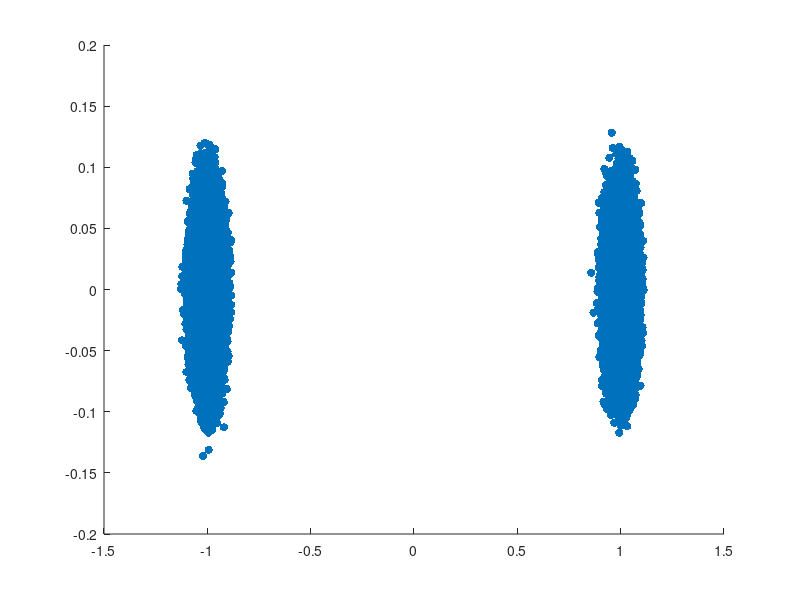

This figure's MATLAB source: (Note: this script raises an error after producing the figure.)
VERBOSE_FOR_DEMO_RUN = false;
d = 100; % Distance in meters
rng(0);


% ####################
% ### Task 1: P_rx ###
% ####################
if VERBOSE_FOR_DEMO_RUN
    fprintf('####################\n');
    fprintf('### Task 1: P_rx ###\n');
    fprintf('####################\n\n');
end

function [P_rx_W, P_rx_dBm] = ...
    calculate_received_power(d)
    % Constants
    c = 3e8; % Speed of light (m/s)

    % Tx Parameters
    f = 2.4e9; % Frequency (Hz)
    P_tx_dBm = 10; % Transmit power (dBm)
    P_tx = 10^(P_tx_dBm / 10) * 1e-3; % Transmit power (W)
    G_tx = 1; % Transmit antenna gain

    % Rx Parameters
    G_rx = 1; % Receive antenna gain

    % Calculate the wavelength
    lambda = c / f;

    % Received Power (dBm)
    P_rx_dBm = P_tx_dBm + 10 * log10(G_tx) + ...
        10 * log10(G_rx) + ...
        20 * log10(lambda / (4 * pi * d));

    % Convert dBm to Watts
    P_rx_W = 10^(P_rx_dBm / 10) * 1e-3;
end

[P_rx_W, P_rx_dBm] = calculate_received_power(d);

if VERBOSE_FOR_DEMO_RUN
    fprintf('At a distance of %f meters, the received power is %e W (%f dBm).\n\n', d, P_rx_W, P_rx_dBm);
end

% ##################################
% ### Task 2: Channel Generation ###
% ##################################
if VERBOSE_FOR_DEMO_RUN
    fprintf('##################################\n');
    fprintf('### Task 2: Channel Generation ###\n');
    fprintf('##################################\n\n');
end
function [h] = generate_channel()
    % get a, b from a Gaussian normal distribution
    a = randn;
    b = randn;

    % generate h
    h = a + 1i * b;
end
function [h_scaled] = generate_scaled_channel(P_rx_W)
    h = generate_channel();
    scale_factor = sqrt(P_rx_W / abs(h)^2);
    h_scaled = h * scale_factor;
end
h_scaled = generate_scaled_channel(P_rx_W);
if VERBOSE_FOR_DEMO_RUN
    fprintf('The scaled channel is: %e + %ei.\n\n', real(h_scaled), imag(h_scaled));
end

% ##########################
% ### Task 3: Modulation ###
% ##########################
if VERBOSE_FOR_DEMO_RUN
    fprintf('##########################\n');
    fprintf('### Task 3: Modulation ###\n');
    fprintf('##########################\n\n');
end
function [random_bits] = generate_random_bits(N)
    random_bits = randi([0, 1], 1, N);
end

function [symbols] = BPSK_modulate(bits)
    symbols = (-2) * bits + 1;

    % Normalize symbols
    expected_power = abs(-1)^2 * 0.5 + abs(1)^2 * 0.5;
    symbols = symbols / sqrt(expected_power);
end

function [symbols] = QPSK_modulate(bits)
    N = length(bits);
    symbols = zeros(1, N/2);
    for i = 1:2:N
        if bits(i) == 0 && bits(i+1) == 0
            symbols((i+1)/2) = 1 + 1i;
        elseif bits(i) == 0 && bits(i+1) == 1
            symbols((i+1)/2) = 1 - 1i;
        elseif bits(i) == 1 && bits(i+1) == 0
            symbols((i+1)/2) = -1 + 1i;
        else
            symbols((i+1)/2) = -1 - 1i;
        end
    end

    % Normalize symbols
    expected_power = abs(1 + 1i)^2;
    symbols = symbols / sqrt(expected_power);
end

function [symbols] = QAM16_modulate(bits)
    N = length(bits);
    symbols = zeros(1, N/4);
    
    for i = 1:4:N
        % Determine real part
        if bits(i) == 0 && bits(i+1) == 0
            real_part = 3;
        elseif bits(i) == 0 && bits(i+1) == 1
            real_part = 1;
        elseif bits(i) == 1 && bits(i+1) == 1
            real_part = -3;
        else % bits(i) == 1 && bits(i+1) == 0
            real_part = -1;
        end

        % Determine imaginary part
        if bits(i+2) == 0 && bits(i+3) == 0
            imag_part = 3;
        elseif bits(i+2) == 0 && bits(i+3) == 1
            imag_part = 1;
        elseif bits(i+2) == 1 && bits(i+3) == 1
            imag_part = -3;
        else % bits(i+2) == 1 && bits(i+3) == 0
            imag_part = -1;
        end

        % Store symbol
        symbols((i+3)/4) = real_part + 1i * imag_part;
    end

    % Normalize symbols
    expected_power = ( ...
        abs(-3 + 3i)^2 * 4 + ...
        abs(-3 + 1i)^2 * 8 + ...
        abs(-1 + 1i)^2 * 4 ...
    ) / 16;
    symbols = symbols / sqrt(expected_power);
end

function [symbols] = QAM64_modulate(bits)
    N = length(bits);
    symbols = zeros(1, N/6);

    for i=1:6:N

        % Get value represented by 6 bits
        value = 0;
        for j = 0:5
            value = value + bits(i+j) * 2^(5-j);
        end

        % Determine real and imaginary parts
        real_part = -floor(value / 8) * 2 + 7;
        imag_part = -mod(value, 8) * 2 + 7;

        % Store symbol
        symbols((i+5)/6) = real_part + 1i * imag_part;
    end

    % Normalize symbols
    sample_symbols = zeros(1, 64);
    for i = 1:8
        for j = 1:8
            sample_symbols((i-1)*8 + j) = (2*i - 9) + 1i * (2*j - 9);
        end
    end
    expected_power = sum(abs(sample_symbols).^2) / 64;
    symbols = symbols / sqrt(expected_power);
end

function [average_power] = calculate_average_power(symbols)
    average_power = mean(abs(symbols).^2);
end

N = 300000; % Number of bits
bits = generate_random_bits(N);
symbols_BPSK = BPSK_modulate(bits);
symbols_QPSK = QPSK_modulate(bits);
symbols_QAM16 = QAM16_modulate(bits);
symbols_QAM64 = QAM64_modulate(bits);

if VERBOSE_FOR_DEMO_RUN
    fprintf('First 12 bits of the random bits: %s\n', num2str(bits(1:12)));
    fprintf('First 12 BPSK symbols: %s\n', num2str(symbols_BPSK(1:12)));
    fprintf('First 6 QPSK symbols: %s\n', num2str(symbols_QPSK(1:6)));
    fprintf('First 3 QAM16 symbols: %s\n', num2str(symbols_QAM16(1:3)));
    fprintf('First 2 QAM64 symbols: %s\n\n', num2str(symbols_QAM64(1:2)));
end

average_power_BPSK = calculate_average_power(symbols_BPSK);
average_power_QPSK = calculate_average_power(symbols_QPSK);
average_power_QAM16 = calculate_average_power(symbols_QAM16);
average_power_QAM64 = calculate_average_power(symbols_QAM64);

% #####################################
% ### Task 4: Transmit over the Air ###
% #####################################
if VERBOSE_FOR_DEMO_RUN
    fprintf('#####################################\n');
    fprintf('### Task 4: Transmit over the Air ###\n');
    fprintf('#####################################\n\n');
end
function [noise] = generate_noise(N, noise_power_dBm)
    noise_power_W = 10^(noise_power_dBm / 10) * 1e-3;
    noise = zeros(1, N);
    for i = 1:N
        a = randn * sqrt(noise_power_W / 2);
        b = randn * sqrt(noise_power_W / 2);
        noise(i) = a + 1i * b;
    end
end

function [received_symbols] = transmit_symbol(symbols, h, noise)
    K = length(symbols);
    received_symbols = h * symbols + noise(1:K);
end

noise_power_dBm = -90; % Noise power in dBm
noise_power_W = 10^(noise_power_dBm / 10) * 1e-3;
noise = generate_noise(N, noise_power_dBm);

received_symbols_BPSK = transmit_symbol(symbols_BPSK, h_scaled, noise);
received_symbols_QPSK = transmit_symbol(symbols_QPSK, h_scaled, noise);
received_symbols_QAM16 = transmit_symbol(symbols_QAM16, h_scaled, noise);
received_symbols_QAM64 = transmit_symbol(symbols_QAM64, h_scaled, noise);

if VERBOSE_FOR_DEMO_RUN
    fprintf('First 3 received BPSK symbols: %s\n', num2str(received_symbols_BPSK(1:3)));
    fprintf('First 3 received QPSK symbols: %s\n', num2str(received_symbols_QPSK(1:3)));
    fprintf('First 3 received QAM16 symbols: %s\n', num2str(received_symbols_QAM16(1:3)));
    fprintf('First 3 received QAM64 symbols: %s\n\n', num2str(received_symbols_QAM64(1:3)));
end

% #######################################
% ### Task 5: Decode and Demodulation ###
% #######################################
if VERBOSE_FOR_DEMO_RUN
    fprintf('#######################################\n');
    fprintf('### Task 5: Decode and Demodulation ###\n');
    fprintf('#######################################\n\n');
end
function [bits, symbols] = BPSK_demodulate(received_symbols, h)
    symbols = received_symbols / h;
    bits = symbols < 0;
end

function [bits, symbols] = QPSK_demodulate(received_symbols, h)
    symbols = received_symbols / h;
    bits = zeros(1, 2 * length(symbols));
    for i = 1:length(symbols)
        if imag(symbols(i)) > 0
            bits(2*i) = 0;
        else
            bits(2*i) = 1;
        end

        if real(symbols(i)) > 0
            bits(2*i - 1) = 0;
        else
            bits(2*i - 1) = 1;
        end
    end
end

function [bits, symbols] = QAM16_demodulate(received_symbols, h)
    symbols = received_symbols / h;
    constellations = [ ...
        -3+3i, -1+3i, 1+3i, 3+3i, ...
        -3+1i, -1+1i, 1+1i, 3+1i, ...
        -3-1i, -1-1i, 1-1i, 3-1i, ...
        -3-3i, -1-3i, 1-3i, 3-3i ...
    ];
    normalized_constellations = constellations / sqrt(mean(abs(constellations).^2));
    bits_of_constellations = [ ...
        1 1 0 0; 1 0 0 0; 0 1 0 0; 0 0 0 0; ...
        1 1 0 1; 1 0 0 1; 0 1 0 1; 0 0 0 1; ...
        1 1 1 0; 1 0 1 0; 0 1 1 0; 0 0 1 0; ...
        1 1 1 1; 1 0 1 1; 0 1 1 1; 0 0 1 1 ...
    ];
    bits = zeros(1, 4 * length(symbols));
    for i = 1:length(symbols)
        distances = abs(symbols(i) - normalized_constellations);
        [~, index] = min(distances);
        bits((i-1)*4 + 1:i*4) = bits_of_constellations(index, :);
    end
end

function [bits, symbols] = QAM64_demodulate(received_symbols, h)
    symbols = received_symbols / h;
    constellations = zeros(1, 64);
    for i = 1:8
        for j = 1:8
            constellations((i-1)*8 + j) = (2*j - 9) + 1i * (-2*i + 9);
        end
    end
    normalized_constellations = constellations / sqrt(mean(abs(constellations).^2));
    bits_of_constellations = zeros(64, 6);
    for i = 1:8
        for j = 1:8
            index = (i-1)*8 + j;
            value = (8 - j) * 8 + (i - 1);
            for k = 1:6
                bits_of_constellations(index, k) = mod(floor(value / 2^(6-k)), 2);
            end
        end
    end
    
    bits = zeros(1, 6 * length(symbols));
    for i = 1:length(symbols)
        distances = abs(symbols(i) - normalized_constellations);
        [~, index] = min(distances);
        bits((i-1)*6 + 1:i*6) = bits_of_constellations(index, :);
    end
end

[bits_BPSK, symbols_BPSK_prime] = BPSK_demodulate(received_symbols_BPSK, h_scaled);
[bits_QPSK, symbols_QPSK_prime] = QPSK_demodulate(received_symbols_QPSK, h_scaled);
[bits_QAM16, symbols_QAM16_prime] = QAM16_demodulate(received_symbols_QAM16, h_scaled);
[bits_QAM64, symbols_QAM64_prime] = QAM64_demodulate(received_symbols_QAM64, h_scaled);

if VERBOSE_FOR_DEMO_RUN
    fprintf('First 10 demodulated BPSK bits: %s\n', num2str(bits_BPSK(1:10)));
    fprintf('First 10 demodulated QPSK bits: %s\n', num2str(bits_QPSK(1:10)));
    fprintf('First 10 demodulated QAM16 bits: %s\n', num2str(bits_QAM16(1:10)));
    fprintf('First 10 demodulated QAM64 bits: %s\n\n', num2str(bits_QAM64(1:10)));
end

% #############################
% ### Task 6: Calculate SNR ###
% #############################
if VERBOSE_FOR_DEMO_RUN
    fprintf('#############################\n');
    fprintf('### Task 6: Calculate SNR ###\n');
    fprintf('#############################\n\n');
end
empirical_noise_BPSK = symbols_BPSK_prime - symbols_BPSK;
empirical_noise_QPSK = symbols_QPSK_prime - symbols_QPSK;
empirical_noise_QAM16 = symbols_QAM16_prime - symbols_QAM16;
empirical_noise_QAM64 = symbols_QAM64_prime - symbols_QAM64;

average_power_empirical_noise_BPSK_W = mean(abs(empirical_noise_BPSK).^2);
average_power_empirical_noise_QPSK_W = mean(abs(empirical_noise_QPSK).^2);
average_power_empirical_noise_QAM16_W = mean(abs(empirical_noise_QAM16).^2);
average_power_empirical_noise_QAM64_W = mean(abs(empirical_noise_QAM64).^2);
if VERBOSE_FOR_DEMO_RUN
    fprintf('Average power of BPSK empirical noise: %e W.\n', average_power_empirical_noise_BPSK_W);
    fprintf('Average power of QPSK empirical noise: %e W.\n', average_power_empirical_noise_QPSK_W);
    fprintf('Average power of QAM16 empirical noise: %e W.\n', average_power_empirical_noise_QAM16_W);
    fprintf('Average power of QAM64 empirical noise: %e W.\n\n', average_power_empirical_noise_QAM64_W);
end

average_power_empirical_noise_BPSK_dBm = 10 * log10(average_power_empirical_noise_BPSK_W * 1e3);
average_power_empirical_noise_QPSK_dBm = 10 * log10(average_power_empirical_noise_QPSK_W * 1e3);
average_power_empirical_noise_QAM16_dBm = 10 * log10(average_power_empirical_noise_QAM16_W * 1e3);
average_power_empirical_noise_QAM64_dBm = 10 * log10(average_power_empirical_noise_QAM64_W * 1e3);
if VERBOSE_FOR_DEMO_RUN
    fprintf('Average power of BPSK empirical noise: %f dBm.\n', average_power_empirical_noise_BPSK_dBm);
    fprintf('Average power of QPSK empirical noise: %f dBm.\n', average_power_empirical_noise_QPSK_dBm);
    fprintf('Average power of QAM16 empirical noise: %f dBm.\n', average_power_empirical_noise_QAM16_dBm);
    fprintf('Average power of QAM64 empirical noise: %f dBm.\n\n', average_power_empirical_noise_QAM64_dBm);
end

SNR_BPSK_W = average_power_BPSK / average_power_empirical_noise_BPSK_W;
SNR_QPSK_W = average_power_QPSK / average_power_empirical_noise_QPSK_W;
SNR_QAM16_W = average_power_QAM16 / average_power_empirical_noise_QAM16_W;
SNR_QAM64_W = average_power_QAM64 / average_power_empirical_noise_QAM64_W;
if VERBOSE_FOR_DEMO_RUN
    fprintf('SNR of BPSK: %f.\n', SNR_BPSK_W);
    fprintf('SNR of QPSK: %f.\n', SNR_QPSK_W);
    fprintf('SNR of QAM16: %f.\n', SNR_QAM16_W);
    fprintf('SNR of QAM64: %f.\n\n', SNR_QAM64_W);
end

SNR_BPSK_dB = 10 * log10(SNR_BPSK_W);
SNR_QPSK_dB = 10 * log10(SNR_QPSK_W);
SNR_QAM16_dB = 10 * log10(SNR_QAM16_W);
SNR_QAM64_dB = 10 * log10(SNR_QAM64_W);
if VERBOSE_FOR_DEMO_RUN
    fprintf('SNR of BPSK: %f dB.\n', SNR_BPSK_dB);
    fprintf('SNR of QPSK: %f dB.\n', SNR_QPSK_dB);
    fprintf('SNR of QAM16: %f dB.\n', SNR_QAM16_dB);
    fprintf('SNR of QAM64: %f dB.\n\n', SNR_QAM64_dB);
end

theoretical_SNR_W = P_rx_W - noise_power_W;
theoretical_SNR_dB = 10 * log10(theoretical_SNR_W);
if VERBOSE_FOR_DEMO_RUN
    fprintf('Theoretical SNR: %e W (%f dB).\n\n', theoretical_SNR_W, theoretical_SNR_dB);
end

% ####################################
% ### Task 7: Calculate Throughput ###
% ####################################
if VERBOSE_FOR_DEMO_RUN
    fprintf('####################################\n');
    fprintf('### Task 7: Calculate Throughput ###\n');
    fprintf('####################################\n\n');
end
function [PDR] = calculate_PDR(bits, bits_prime, pkt_size_bit)
    N = length(bits);
    errors = bits ~= bits_prime;
    success_pkt = 0;
    for i = 1:pkt_size_bit:N
        if sum(errors(i:i+pkt_size_bit-1)) == 0
            success_pkt = success_pkt + 1;
        end
    end
    PDR = success_pkt / (N / pkt_size_bit);
end

sample_duration_s = 3.2e-6;
pkt_size_byte = 500;
pkt_size_bit = pkt_size_byte * 8;
empirical_bit_err_rate_BPSK = sum(bits_BPSK ~= bits) / N;
empirical_bit_err_rate_QPSK = sum(bits_QPSK ~= bits) / N;
empirical_bit_err_rate_QAM16 = sum(bits_QAM16 ~= bits) / N;
empirical_bit_err_rate_QAM64 = sum(bits_QAM64 ~= bits) / N;
if VERBOSE_FOR_DEMO_RUN
    fprintf('Empirical bit error rate of BPSK: %e.\n', empirical_bit_err_rate_BPSK);
    fprintf('Empirical bit error rate of QPSK: %e.\n', empirical_bit_err_rate_QPSK);
    fprintf('Empirical bit error rate of QAM16: %e.\n', empirical_bit_err_rate_QAM16);
    fprintf('Empirical bit error rate of QAM64: %e.\n\n', empirical_bit_err_rate_QAM64);
end

theoretical_PDR_BPSK = (1 - empirical_bit_err_rate_BPSK) ^ pkt_size_bit;
theoretical_PDR_QPSK = (1 - empirical_bit_err_rate_QPSK) ^ pkt_size_bit;
theoretical_PDR_QAM16 = (1 - empirical_bit_err_rate_QAM16) ^ pkt_size_bit;
theoretical_PDR_QAM64 = (1 - empirical_bit_err_rate_QAM64) ^ pkt_size_bit;
if VERBOSE_FOR_DEMO_RUN
    fprintf('Theoretical packet delivery rate of BPSK: %e.\n', theoretical_PDR_BPSK);
    fprintf('Theoretical packet delivery rate of QPSK: %e.\n', theoretical_PDR_QPSK);
    fprintf('Theoretical packet delivery rate of QAM16: %e.\n', theoretical_PDR_QAM16);
    fprintf('Theoretical packet delivery rate of QAM64: %e.\n\n', theoretical_PDR_QAM64);
end

empirical_PDR_BPSK = calculate_PDR(bits, bits_BPSK, pkt_size_bit);
empirical_PDR_QPSK = calculate_PDR(bits, bits_QPSK, pkt_size_bit);
empirical_PDR_QAM16 = calculate_PDR(bits, bits_QAM16, pkt_size_bit);
empirical_PDR_QAM64 = calculate_PDR(bits, bits_QAM64, pkt_size_bit);
if VERBOSE_FOR_DEMO_RUN
    fprintf('Empirical packet delivery rate of BPSK: %f.\n', empirical_PDR_BPSK);
    fprintf('Empirical packet delivery rate of QPSK: %f.\n', empirical_PDR_QPSK);
    fprintf('Empirical packet delivery rate of QAM16: %f.\n', empirical_PDR_QAM16);
    fprintf('Empirical packet delivery rate of QAM64: %f.\n\n', empirical_PDR_QAM64);
end

% N: number of bits
% total_bits_transferred = N * theoretical_PDR;
% total_time_s = sample_duration_s * (N / bits_per_sample);
% throughput = total_bits_transferred / total_time_s;
%            = N * theoretical_PDR / (sample_duration_s * (N / bits_per_sample));
%            = theoretical_PDR * bits_per_sample / sample_duration_s;
theoretical_throughput_BPSK = theoretical_PDR_BPSK * 1 / sample_duration_s;
theoretical_throughput_QPSK = theoretical_PDR_QPSK * 2 / sample_duration_s;
theoretical_throughput_QAM16 = theoretical_PDR_QAM16 * 4 / sample_duration_s;
theoretical_throughput_QAM64 = theoretical_PDR_QAM64 * 6 / sample_duration_s;
if VERBOSE_FOR_DEMO_RUN
    fprintf('Theoretical throughput of BPSK: %e bps.\n', theoretical_throughput_BPSK);
    fprintf('Theoretical throughput of QPSK: %e bps.\n', theoretical_throughput_QPSK);
    fprintf('Theoretical throughput of QAM16: %e bps.\n', theoretical_throughput_QAM16);
    fprintf('Theoretical throughput of QAM64: %e bps.\n\n', theoretical_throughput_QAM64);
end

empirical_throughput_BPSK = empirical_PDR_BPSK * 1 / sample_duration_s;
empirical_throughput_QPSK = empirical_PDR_QPSK * 2 / sample_duration_s;
empirical_throughput_QAM16 = empirical_PDR_QAM16 * 4 / sample_duration_s;
empirical_throughput_QAM64 = empirical_PDR_QAM64 * 6 / sample_duration_s;
if VERBOSE_FOR_DEMO_RUN
    fprintf('Empirical throughput of BPSK: %e bps.\n', empirical_throughput_BPSK);
    fprintf('Empirical throughput of QPSK: %e bps.\n', empirical_throughput_QPSK);
    fprintf('Empirical throughput of QAM16: %e bps.\n', empirical_throughput_QAM16);
    fprintf('Empirical throughput of QAM64: %e bps.\n\n', empirical_throughput_QAM64);
end

modulation_schemes = {'BPSK', 'QPSK', 'QAM16', 'QAM64'};
empirical_throughputs = [empirical_throughput_BPSK, empirical_throughput_QPSK, empirical_throughput_QAM16, empirical_throughput_QAM64];
[best_throughput, best_scheme_index] = max(empirical_throughputs);
best_scheme = modulation_schemes{best_scheme_index};
if VERBOSE_FOR_DEMO_RUN
    fprintf('Given a distance of %f meters, the best modulation scheme is %s with an empirical throughput of %e bps.\n\n', d, best_scheme, best_throughput);
end

% ############################
% ### Task 8: Plot Figures ###
% ############################
if VERBOSE_FOR_DEMO_RUN
    fprintf('############################\n');
    fprintf('### Task 8: Plot Figures ###\n');
    fprintf('############################\n\n');
end
function plot_constellation(symbols, title_str)
    figure;
    sc = scatter(real(symbols), imag(symbols), 'filled');
    sc.SizeData = 10;
    title(title_str);
    xlabel('Real');
    ylabel('Imaginary');
    grid on;
    axis equal;
    saveas(gcf, sprintf('pics/%s.png', strrep(title_str, ' ', '_')));
    fprintf('The plot has been saved as "pics/%s.png".\n', strrep(title_str, ' ', '_'));
end

% BPSK with 40m
d = 40;
[P_rx_W, ~] = calculate_received_power(d);
h_scaled = generate_scaled_channel(P_rx_W);
received_symbols_BPSK = transmit_symbol(symbols_BPSK, h_scaled, noise);
[bits_BPSK, symbols_BPSK_prime] = BPSK_demodulate(received_symbols_BPSK, h_scaled);
plot_constellation(symbols_BPSK_prime, 'BPSK Constellation with 40m');

% QPSK with 20m
d = 20;
[P_rx_W, ~] = calculate_received_power(d);
h_scaled = generate_scaled_channel(P_rx_W);
received_symbols_QPSK = transmit_symbol(symbols_QPSK, h_scaled, noise);
[bits_QPSK, symbols_QPSK_prime] = QPSK_demodulate(received_symbols_QPSK, h_scaled);
plot_constellation(symbols_QPSK_prime, 'QPSK Constellation with 20m');

% QAM16 with 10m
d = 10;
[P_rx_W, ~] = calculate_received_power(d);
h_scaled = generate_scaled_channel(P_rx_W);
received_symbols_QAM16 = transmit_symbol(symbols_QAM16, h_scaled, noise);
[bits_QAM16, symbols_QAM16_prime] = QAM16_demodulate(received_symbols_QAM16, h_scaled);
plot_constellation(symbols_QAM16_prime, 'QAM16 Constellation with 10m');

% QAM64 with 5m
d = 5;
[P_rx_W, ~] = calculate_received_power(d);
h_scaled = generate_scaled_channel(P_rx_W);
received_symbols_QAM64 = transmit_symbol(symbols_QAM64, h_scaled, noise);
[bits_QAM64, symbols_QAM64_prime] = QAM64_demodulate(received_symbols_QAM64, h_scaled);
plot_constellation(symbols_QAM64_prime, 'QAM64 Constellation with 5m');

% Throughput vs. Distance
function plot_throughput_vs_distance( ...
    BPSK_distance_vs_throughput, ...
    QPSK_distance_vs_throughput, ...
    QAM16_distance_vs_throughput, ...
    QAM64_distance_vs_throughput ...
)
    figure;
    hold on;
    plot(BPSK_distance_vs_throughput(:, 1), BPSK_distance_vs_throughput(:, 2), 'r', 'DisplayName', 'BPSK');
    plot(QPSK_distance_vs_throughput(:, 1), QPSK_distance_vs_throughput(:, 2), 'g', 'DisplayName', 'QPSK');
    plot(QAM16_distance_vs_throughput(:, 1), QAM16_distance_vs_throughput(:, 2), 'b', 'DisplayName', 'QAM16');
    plot(QAM64_distance_vs_throughput(:, 1), QAM64_distance_vs_throughput(:, 2), 'm', 'DisplayName', 'QAM64');
    hold off;
    title('Throughput vs. Distance');
    xlabel('Distance (m)');
    ylabel('Throughput (bps)');
    legend;
    grid on;
    saveas(gcf, 'pics/throughput_vs_distance.png');
    fprintf('The plot has been saved as "pics/throughput_vs_distance.png".\n');
end

BPSK_distance_vs_throughput = zeros(12, 2);
QPSK_distance_vs_throughput = zeros(12, 2);
QAM16_distance_vs_throughput = zeros(12, 2);
QAM64_distance_vs_throughput = zeros(12, 2);

% variables to output
% P_rx derived from the path loss model
P_rx_W_for_d = zeros(12, 1);
P_rx_dBm_for_d = zeros(12, 1);
% Empirical and theoretical noise power, SNR and SNR_dB for each modulation scheme
empirical_noise_power_BPSK_for_d = zeros(12, 1);
empirical_noise_power_QPSK_for_d = zeros(12, 1);
empirical_noise_power_QAM16_for_d = zeros(12, 1);
empirical_noise_power_QAM64_for_d = zeros(12, 1);
empirical_noise_power_BPSK_dBm_for_d = zeros(12, 1);
empirical_noise_power_QPSK_dBm_for_d = zeros(12, 1);
empirical_noise_power_QAM16_dBm_for_d = zeros(12, 1);
empirical_noise_power_QAM64_dBm_for_d = zeros(12, 1);
SNR_BPSK_for_d = zeros(12, 1);
SNR_QPSK_for_d = zeros(12, 1);
SNR_QAM16_for_d = zeros(12, 1);
SNR_QAM64_for_d = zeros(12, 1);
SNR_BPSK_dB_for_d = zeros(12, 1);
SNR_QPSK_dB_for_d = zeros(12, 1);
SNR_QAM16_dB_for_d = zeros(12, 1);
SNR_QAM64_dB_for_d = zeros(12, 1);
% Empirical BER
empirical_BER_BPSK_for_d = zeros(12, 1);
empirical_BER_QPSK_for_d = zeros(12, 1);
empirical_BER_QAM16_for_d = zeros(12, 1);
empirical_BER_QAM64_for_d = zeros(12, 1);
% Empirical and theoretical throughput
empirical_throughput_BPSK_for_d = zeros(12, 1);
empirical_throughput_QPSK_for_d = zeros(12, 1);
empirical_throughput_QAM16_for_d = zeros(12, 1);
empirical_throughput_QAM64_for_d = zeros(12, 1);
theoretical_throughput_BPSK_for_d = zeros(12, 1);
theoretical_throughput_QPSK_for_d = zeros(12, 1);
theoretical_throughput_QAM16_for_d = zeros(12, 1);
theoretical_throughput_QAM64_for_d = zeros(12, 1);
% Optimal modulation scheme
optimal_modulation_scheme_for_d = strings(12, 1);
% Distance for each d
d_for_d = zeros(12, 1);

for d = 50:50:600
    d_index = d / 50;
    % d_for_d
    d_for_d(d_index) = d;

    [P_rx_W, P_rx_dBm] = calculate_received_power(d);
    
    % P_rx
    P_rx_W_for_d(d_index) = P_rx_W;
    P_rx_dBm_for_d(d_index) = P_rx_dBm;

    h_scaled = generate_scaled_channel(P_rx_W);

    % BPSK
    received_symbols_BPSK = transmit_symbol(symbols_BPSK, h_scaled, noise);
    [bits_BPSK, symbols_BPSK_prime] = BPSK_demodulate(received_symbols_BPSK, h_scaled);
    empirical_PDR_BPSK = calculate_PDR(bits, bits_BPSK, pkt_size_bit);
    empirical_throughput_BPSK = empirical_PDR_BPSK * 1 / sample_duration_s;
    BPSK_distance_vs_throughput(d/50, :) = [d, empirical_throughput_BPSK];
    % noise power
    empirical_noise_power_BPSK_for_d(d_index) = mean(abs(symbols_BPSK_prime - symbols_BPSK).^2);
    empirical_noise_power_BPSK_dBm_for_d(d_index) = 10 * log10(empirical_noise_power_BPSK_for_d(d_index) * 1e3);
    % SNR
    SNR_BPSK_for_d(d_index) = average_power_BPSK / empirical_noise_power_BPSK_for_d(d_index);
    SNR_BPSK_dB_for_d(d_index) = 10 * log10(SNR_BPSK_for_d(d_index));
    % BER
    empirical_BER_BPSK_for_d(d_index) = sum(bits_BPSK ~= bits) / N;
    % Throughput
    empirical_throughput_BPSK_for_d(d_index) = empirical_throughput_BPSK;
    theoretical_PDR = (1 - empirical_BER_BPSK_for_d(d_index)) ^ pkt_size_bit;
    theoretical_throughput_BPSK_for_d(d_index) = theoretical_PDR * 1 / sample_duration_s;

    % QPSK
    received_symbols_QPSK = transmit_symbol(symbols_QPSK, h_scaled, noise);
    [bits_QPSK, symbols_QPSK_prime] = QPSK_demodulate(received_symbols_QPSK, h_scaled);
    empirical_PDR_QPSK = calculate_PDR(bits, bits_QPSK, pkt_size_bit);
    empirical_throughput_QPSK = empirical_PDR_QPSK * 2 / sample_duration_s;
    QPSK_distance_vs_throughput(d/50, :) = [d, empirical_throughput_QPSK];
    % noise power
    empirical_noise_power_QPSK_for_d(d_index) = mean(abs(symbols_QPSK_prime - symbols_QPSK).^2);
    empirical_noise_power_QPSK_dBm_for_d(d_index) = 10 * log10(empirical_noise_power_QPSK_for_d(d_index) * 1e3);
    % SNR
    SNR_QPSK_for_d(d_index) = average_power_QPSK / empirical_noise_power_QPSK_for_d(d_index);
    SNR_QPSK_dB_for_d(d_index) = 10 * log10(SNR_QPSK_for_d(d_index));
    % BER
    empirical_BER_QPSK_for_d(d_index) = sum(bits_QPSK ~= bits) / N;
    % Throughput
    empirical_throughput_QPSK_for_d(d_index) = empirical_throughput_QPSK;
    theoretical_PDR = (1 - empirical_BER_QPSK_for_d(d_index)) ^ pkt_size_bit;
    theoretical_throughput_QPSK_for_d(d_index) = theoretical_PDR * 2 / sample_duration_s;

    % QAM16
    received_symbols_QAM16 = transmit_symbol(symbols_QAM16, h_scaled, noise);
    [bits_QAM16, symbols_QAM16_prime] = QAM16_demodulate(received_symbols_QAM16, h_scaled);
    empirical_PDR_QAM16 = calculate_PDR(bits, bits_QAM16, pkt_size_bit);
    empirical_throughput_QAM16 = empirical_PDR_QAM16 * 4 / sample_duration_s;
    QAM16_distance_vs_throughput(d/50, :) = [d, empirical_throughput_QAM16];
    % noise power
    empirical_noise_power_QAM16_for_d(d_index) = mean(abs(symbols_QAM16_prime - symbols_QAM16).^2);
    empirical_noise_power_QAM16_dBm_for_d(d_index) = 10 * log10(empirical_noise_power_QAM16_for_d(d_index) * 1e3);
    % SNR
    SNR_QAM16_for_d(d_index) = average_power_QAM16 / empirical_noise_power_QAM16_for_d(d_index);
    SNR_QAM16_dB_for_d(d_index) = 10 * log10(SNR_QAM16_for_d(d_index));
    % BER
    empirical_BER_QAM16_for_d(d_index) = sum(bits_QAM16 ~= bits) / N;
    % Throughput
    empirical_throughput_QAM16_for_d(d_index) = empirical_throughput_QAM16;
    theoretical_PDR = (1 - empirical_BER_QAM16_for_d(d_index)) ^ pkt_size_bit;
    theoretical_throughput_QAM16_for_d(d_index) = theoretical_PDR * 4 / sample_duration_s;

    % QAM64
    received_symbols_QAM64 = transmit_symbol(symbols_QAM64, h_scaled, noise);
    [bits_QAM64, symbols_QAM64_prime] = QAM64_demodulate(received_symbols_QAM64, h_scaled);
    empirical_PDR_QAM64 = calculate_PDR(bits, bits_QAM64, pkt_size_bit);
    empirical_throughput_QAM64 = empirical_PDR_QAM64 * 6 / sample_duration_s;
    QAM64_distance_vs_throughput(d/50, :) = [d, empirical_throughput_QAM64];
    % noise power
    empirical_noise_power_QAM64_for_d(d_index) = mean(abs(symbols_QAM64_prime - symbols_QAM64).^2);
    empirical_noise_power_QAM64_dBm_for_d(d_index) = 10 * log10(empirical_noise_power_QAM64_for_d(d_index) * 1e3);
    % SNR
    SNR_QAM64_for_d(d_index) = average_power_QAM64 / empirical_noise_power_QAM64_for_d(d_index);
    SNR_QAM64_dB_for_d(d_index) = 10 * log10(SNR_QAM64_for_d(d_index));
    % BER
    empirical_BER_QAM64_for_d(d_index) = sum(bits_QAM64 ~= bits) / N;
    % Throughput
    empirical_throughput_QAM64_for_d(d_index) = empirical_throughput_QAM64;
    theoretical_PDR = (1 - empirical_BER_QAM64_for_d(d_index)) ^ pkt_size_bit;
    theoretical_throughput_QAM64_for_d(d_index) = theoretical_PDR * 6 / sample_duration_s;

    % Optimal modulation scheme
    empirical_throughputs = [empirical_throughput_BPSK_for_d(d_index), empirical_throughput_QPSK_for_d(d_index), empirical_throughput_QAM16_for_d(d_index), empirical_throughput_QAM64_for_d(d_index)];
    [best_throughput, best_scheme_index] = max(empirical_throughputs);
    modulation_schemes = {'BPSK', 'QPSK', 'QAM16', 'QAM64'};
    optimal_modulation_scheme_for_d(d_index) = modulation_schemes{best_scheme_index};
end

plot_throughput_vs_distance( ...
    BPSK_distance_vs_throughput, ...
    QPSK_distance_vs_throughput, ...
    QAM16_distance_vs_throughput, ...
    QAM64_distance_vs_throughput ...
);

% Print required variables
fprintf('\n');
fprintf('| Distance (m) | P_rx (W) | P_rx (dBm) |\n');
fprintf('| --- | --- | --- |\n');
for i = 1:12
    fprintf('| %d | %e | %f |\n', d_for_d(i), P_rx_W_for_d(i), P_rx_dBm_for_d(i));
end

fprintf('\n')
fprintf('| Distance (m) | Empirical Noise Power BPSK (W) | Empirical Noise Power QPSK (W) | Empirical Noise Power QAM16 (W) | Empirical Noise Power QAM64 (W) |\n');
fprintf('| --- | --- | --- | --- | --- |\n');
for i = 1:12
    fprintf('| %d | %e | %e | %e | %e |\n', d_for_d(i), empirical_noise_power_BPSK_for_d(i), empirical_noise_power_QPSK_for_d(i), empirical_noise_power_QAM16_for_d(i), empirical_noise_power_QAM64_for_d(i));
end

fprintf('\n')
fprintf('| Distance (m) | Empirical Noise Power BPSK (dBm) | Empirical Noise Power QPSK (dBm) | Empirical Noise Power QAM16 (dBm) | Empirical Noise Power QAM64 (dBm) |\n');
fprintf('| --- | --- | --- | --- | --- |\n');
for i = 1:12
    fprintf('| %d | %f | %f | %f | %f |\n', d_for_d(i), empirical_noise_power_BPSK_dBm_for_d(i), empirical_noise_power_QPSK_dBm_for_d(i), empirical_noise_power_QAM16_dBm_for_d(i), empirical_noise_power_QAM64_dBm_for_d(i));
end

fprintf('\n')
fprintf('The theoretical noise power is %e W (%f dBm).\n\n', noise_power_W, noise_power_dBm);

fprintf('\n')
fprintf('| Distance (m) | SNR BPSK | SNR QPSK | SNR QAM16 | SNR QAM64 |\n');
fprintf('| --- | --- | --- | --- | --- |\n');
for i = 1:12
    fprintf('| %d | %f | %f | %f | %f |\n', d_for_d(i), SNR_BPSK_for_d(i), SNR_QPSK_for_d(i), SNR_QAM16_for_d(i), SNR_QAM64_for_d(i));
end

fprintf('\n')
fprintf('| Distance (m) | SNR BPSK (dB) | SNR QPSK (dB) | SNR QAM16 (dB) | SNR QAM64 (dB) |\n');
fprintf('| --- | --- | --- | --- | --- |\n');
for i = 1:12
    fprintf('| %d | %f | %f | %f | %f |\n', d_for_d(i), SNR_BPSK_dB_for_d(i), SNR_QPSK_dB_for_d(i), SNR_QAM16_dB_for_d(i), SNR_QAM64_dB_for_d(i));
end

fprintf('\n')
fprintf('| Distance (m) | Empirical BER BPSK | Empirical BER QPSK | Empirical BER QAM16 | Empirical BER QAM64 |\n');
fprintf('| --- | --- | --- | --- | --- |\n');
for i = 1:12
    fprintf('| %d | %e | %e | %e | %e |\n', d_for_d(i), empirical_BER_BPSK_for_d(i), empirical_BER_QPSK_for_d(i), empirical_BER_QAM16_for_d(i), empirical_BER_QAM64_for_d(i));
end

fprintf('\n')
fprintf('| Distance (m) | Empirical Throughput BPSK (bps) | Empirical Throughput QPSK (bps) | Empirical Throughput QAM16 (bps) | Empirical Throughput QAM64 (bps) |\n');
fprintf('| --- | --- | --- | --- | --- |\n');
for i = 1:12
    fprintf('| %d | %e | %e | %e | %e |\n', d_for_d(i), empirical_throughput_BPSK_for_d(i), empirical_throughput_QPSK_for_d(i), empirical_throughput_QAM16_for_d(i), empirical_throughput_QAM64_for_d(i));
end

fprintf('\n')
fprintf('| Distance (m) | Theoretical Throughput BPSK (bps) | Theoretical Throughput QPSK (bps) | Theoretical Throughput QAM16 (bps) | Theoretical Throughput QAM64 (bps) |\n');
fprintf('| --- | --- | --- | --- | --- |\n');
for i = 1:12
    fprintf('| %d | %e | %e | %e | %e |\n', d_for_d(i), theoretical_throughput_BPSK_for_d(i), theoretical_throughput_QPSK_for_d(i), theoretical_throughput_QAM16_for_d(i), theoretical_throughput_QAM64_for_d(i));
end

fprintf('\n')
fprintf('| Distance (m) | Optimal Modulation Scheme |\n');
fprintf('| --- | --- |\n');
for i = 1:12
    fprintf('| %d | %s |\n', d_for_d(i), optimal_modulation_scheme_for_d(i));
end
